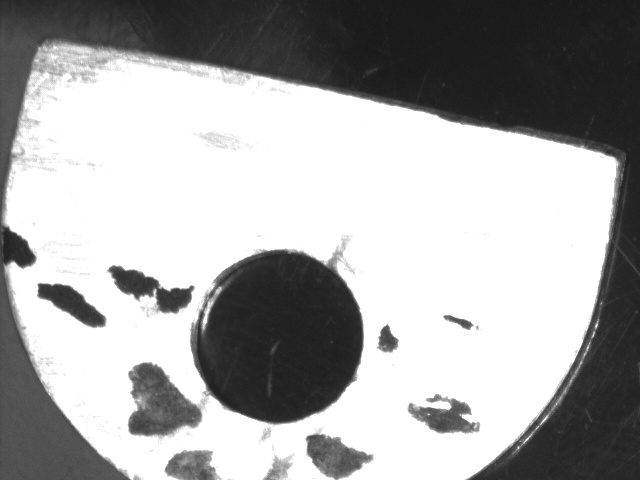
#> input picture test6.jpeg, 640 x 480 px
$ python dDineAngle.py
#> lines starting #> are read from the running program, lines starting #| are printed output that depends on the picture; after the words box and inside, x2 and y2 are one past the last pixel; in counts of white or black regions, pixels touching at a corner belong together
"""
cv2.Canny(image, threshold1, threshold2[, edges[, apertureSize[, L2gradient]]]) → edges
（1）其中较大的threshold2用于检测图像中明显的边缘，
但一般情况下检测的效果不会那么完美，边缘检测出来是
断断续续的，所以这时候用较小的threshold1用于将这些
间断的边缘连接起来。
"""


import numpy as np
import cv2


img = cv2.imread('test6.jpeg')
#> img is the input picture: shape (480, 640, 3); min 23, max 255, mean 167.3

#转换为灰度图
gray = cv2.cvtColor(img, cv2.COLOR_RGB2GRAY)
#获取图像属性
print ('获取图像大小: ')
print (gray.shape)
#| (480, 640)
# Apply edge detection method on the image
edges = cv2.Canny(gray,255,255,apertureSize = 3)
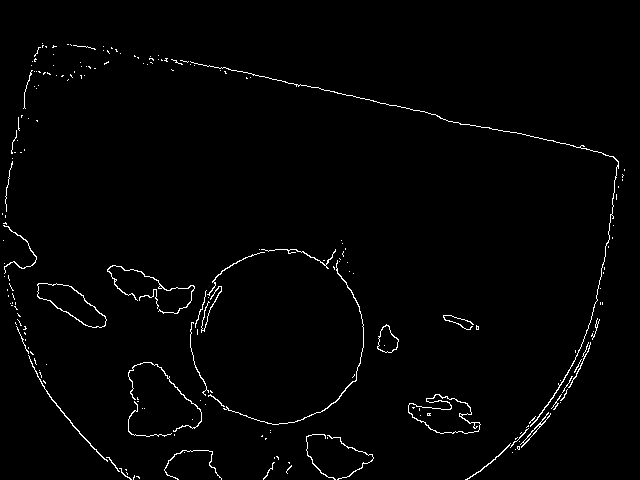
#> edges: shape (480, 640); 1.6% white in thin lines or dots, all inside (x1, y1, x2, y2) = (2, 43, 625, 480)
# This returns an array of r and theta values
lines = cv2.HoughLines(edges,1,np.pi/180, 118)
#> lines = [[14, 1.8], [21, 1.78]]
# The below for loop runs till r and theta values
# are in the range of the 2d array
for r,theta in lines[0]:

    # Stores the value of cos(theta) in a
    a = np.cos(theta)

    # Stores the value of sin(theta) in b
    b = np.sin(theta)

    # x0 stores the value rcos(theta)
    x0 = a*r

    # y0 stores the value rsin(theta)
    y0 = b*r

    # x1 stores the rounded off value of (rcos(theta)-1000sin(theta))
    x1 = int(x0 + 1000*(-b))

    # y1 stores the rounded off value of (rsin(theta)+1000cos(theta))
    y1 = int(y0 + 1000*(a))

    # x2 stores the rounded off value of (rcos(theta)+1000sin(theta))
    x2 = int(x0 - 1000*(-b))

    # y2 stores the rounded off value of (rsin(theta)-1000cos(theta))
    y2 = int(y0 - 1000*(a))

    # cv2.line draws a line in img from the point(x1,y1) to (x2,y2).
    # (0,0,255) denotes the colour of the line to be
    #drawn. In this case, it is red.
    cv2.line(img,(x1,y1), (x2,y2), (0,0,255),2)
#> this loop made 1 pass
#> (r, theta, a, b, x0, y0, x1, y1) on pass 1: (14, 1.8, -0.225, 0.974, -3.15, 13.64, -977, -211)
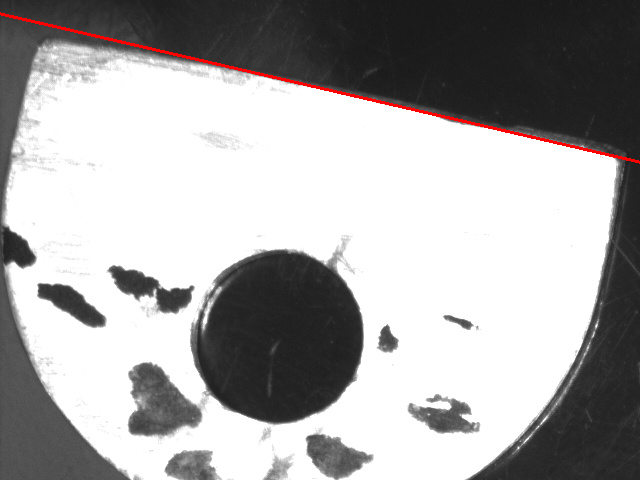
#> img: shape (480, 640, 3); 0.64% of pixels changed, all inside (x1, y1, x2, y2) = (0, 12, 640, 164)

cv2.imwrite('houghlines3.jpg', img)

cv2.imshow('R',edges)
cv2.namedWindow('R',cv2.WINDOW_NORMAL)
cv2.waitKey(0)
cv2.destroyAllWindows()

$ run again, with test2.jpeg copied over test6.jpeg
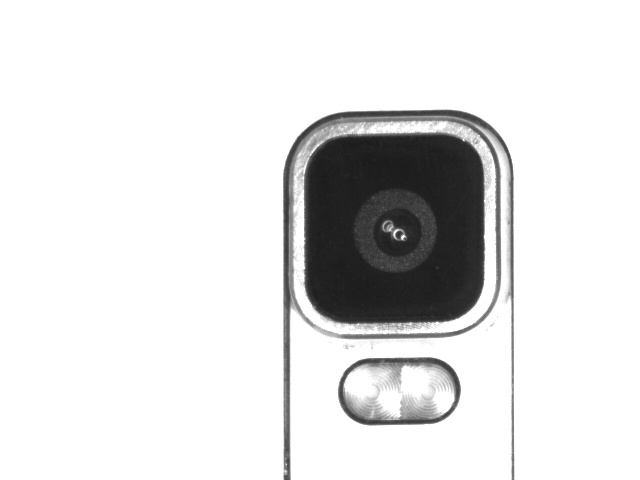
#> input picture test2.jpeg, 640 x 480 px
#> img is the input picture: shape (480, 640, 3); min 26, max 255, mean 226.3
#| (480, 640)
#> `edges = cv2.Canny(gray,255,255,apertureSize = 3)`:
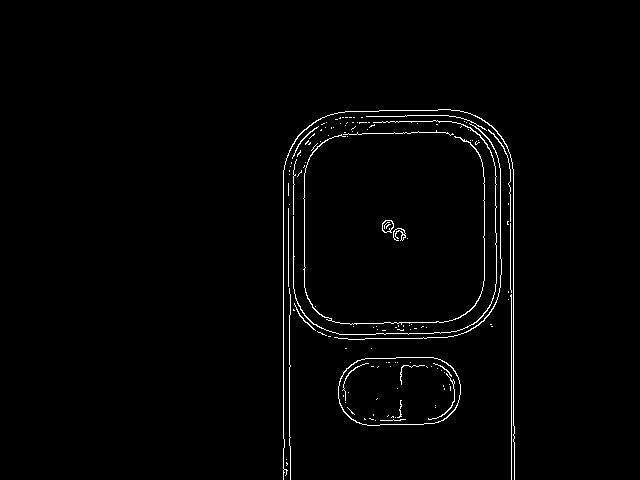
#> edges: shape (480, 640); 1.5% white in thin lines or dots, all inside (x1, y1, x2, y2) = (283, 109, 515, 480)
#> lines = [[283, 0], [513, 0], [-506, 3.12], [511, 0], [289, 0], [304, 0], [293, 0]]
#> the loop `for r,theta in lines[0]:` made 1 pass
#> (r, theta, a, b, x0, y0, x1, y1) on pass 1: (283, 0, 1, 0, 283, 0, 283, 1000)
#> after the loop `for r,theta in lines[0]:`:
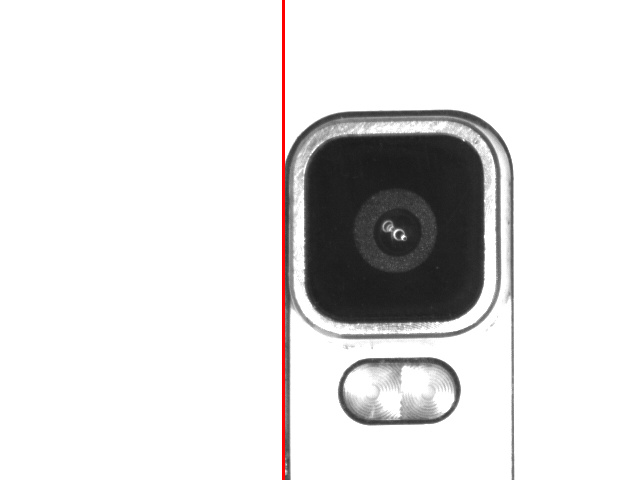
#> img: shape (480, 640, 3); 0.47% of pixels changed, all inside (x1, y1, x2, y2) = (282, 0, 285, 480)

$ run again, with test4.jpeg copied over test6.jpeg
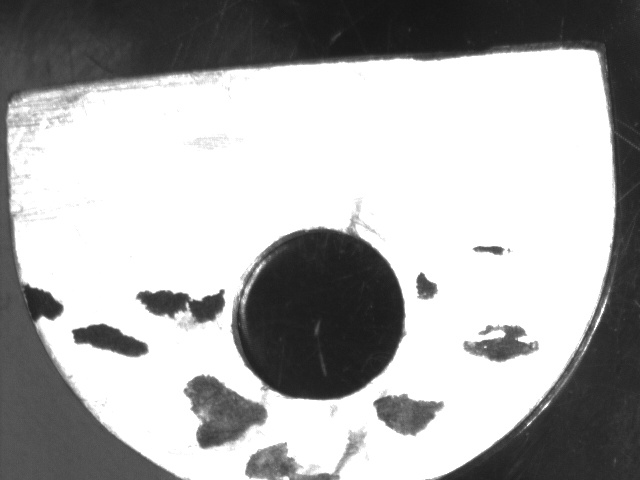
#> input picture test4.jpeg, 640 x 480 px
#> img is the input picture: shape (480, 640, 3); min 21, max 255, mean 174.4
#| (480, 640)
#> `edges = cv2.Canny(gray,255,255,apertureSize = 3)`:
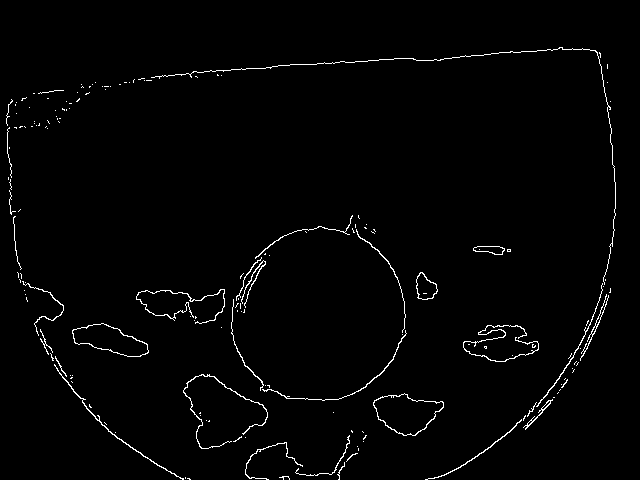
#> edges: shape (480, 640); 1.6% white in thin lines or dots, all inside (x1, y1, x2, y2) = (6, 47, 616, 480)
#> lines = [[86, 1.5]]
#> the loop `for r,theta in lines[0]:` made 1 pass
#> (r, theta, a, b, x0, y0, x1, y1) on pass 1: (86, 1.5, 0.0698, 0.998, 6, 85.79, -991, 155)
#> after the loop `for r,theta in lines[0]:`:
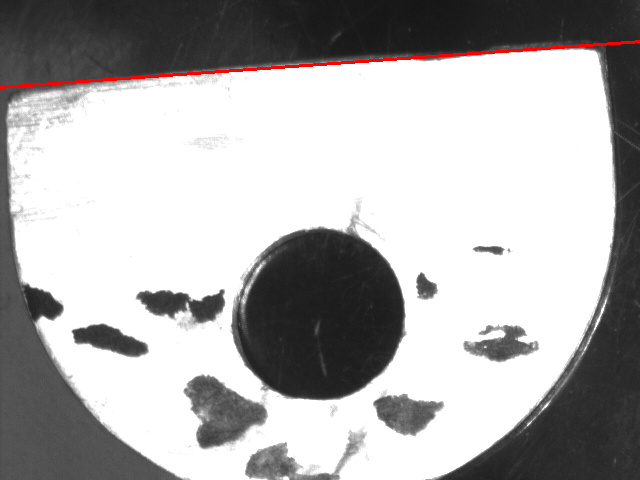
#> img: shape (480, 640, 3); 0.63% of pixels changed, all inside (x1, y1, x2, y2) = (0, 40, 640, 89)

$ run again, with test5.jpeg copied over test6.jpeg
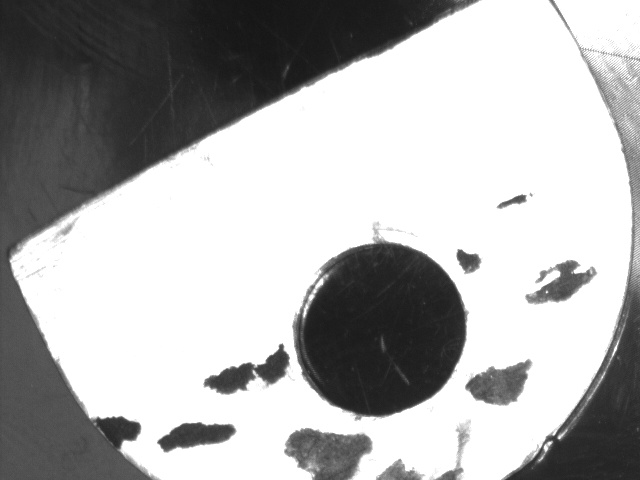
#> input picture test5.jpeg, 640 x 480 px
#> img is the input picture: shape (480, 640, 3); min 20, max 255, mean 175.3
#| (480, 640)
#> `edges = cv2.Canny(gray,255,255,apertureSize = 3)`:
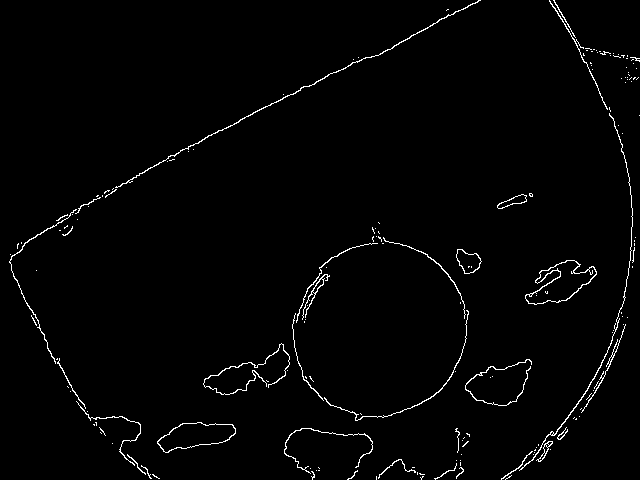
#> edges: shape (480, 640); 1.7% white in thin lines or dots
#> lines = [[216, 1.1], [212, 1.12], [219, 1.08], [220, 1.06]]
#> the loop `for r,theta in lines[0]:` made 1 pass
#> (r, theta, a, b, x0, y0, x1, y1) on pass 1: (216, 1.1, 0.454, 0.891, 98.06, 192.5, -792, 646)
#> after the loop `for r,theta in lines[0]:`:
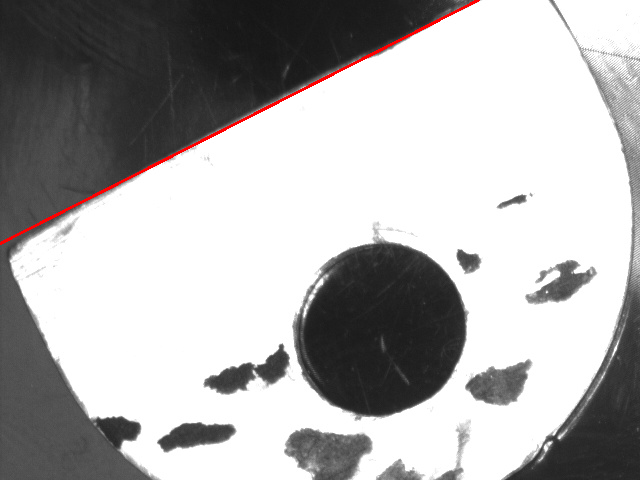
#> img: shape (480, 640, 3); 0.5% of pixels changed, all inside (x1, y1, x2, y2) = (0, 0, 480, 245)
